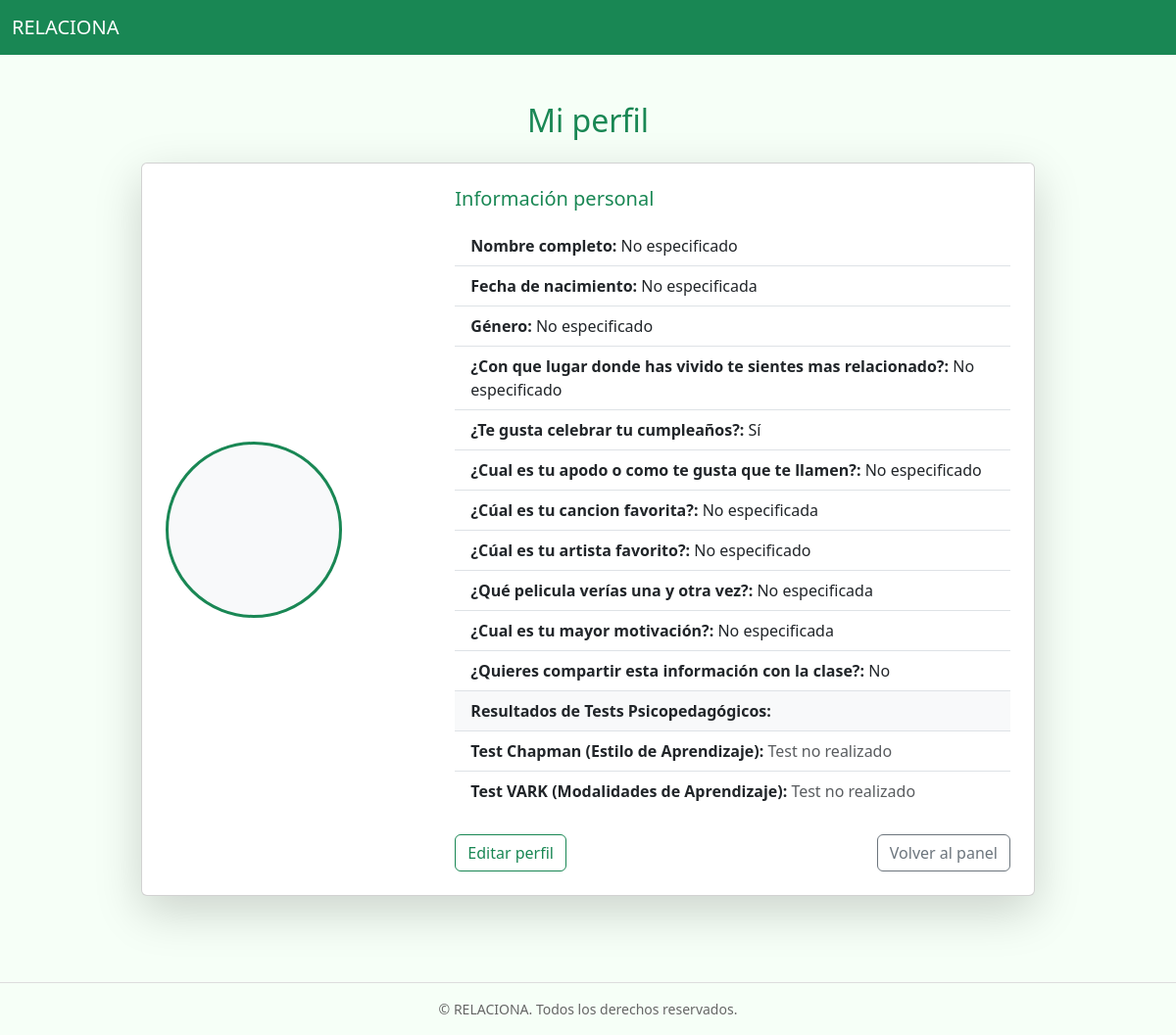
Page /accounts/alumno/perfil/ (signed in) on the committed database.
### accounts/models.py (models this page shows, shortened)
class UserProfile(AbstractUser):
    ROLE_CHOICES = (
        ('student', 'Alumno'),
        ('teacher', 'Profesor')
    )
    GENDER_CHOICES = (
        ('male', 'Masculino'),
        ('female', 'Femenino'),
        ('other', 'Otro')
    )
    role = models.CharField(max_length=10, choices=ROLE_CHOICES, default='student')
    full_name = models.CharField(max_length=100, blank=True, null=True, verbose_name="Nombre completo")
    profile_picture = CloudinaryField('image', blank=True, null=True)
    date_of_birth = models.DateField(null=True, blank=True)
    gender = models.CharField(max_length=10, choices=GENDER_CHOICES, blank=True, null=True)
    nickname = models.CharField(max_length=50, blank=True, null=True)
    residence_area = models.CharField(max_length=100, blank=True, null=True)
    celebrate_birthday = models.BooleanField(default=True)
    learning_style = models.CharField(max_length=100, blank=True, null=True)
    emotional_reinforcement = models.CharField(max_length=100, blank=True, null=True)
    favorite_song = models.CharField(max_length=100, blank=True, null=True)
    favorite_artist = models.CharField(max_length=100, blank=True, null=True)
    favorite_movie = models.CharField(max_length=100, blank=True, null=True)
    motivation = models.TextField(blank=True, null=True)
    share_with_class = models.BooleanField(default=False)

### accounts/views.py (the view)
# urls.py: path('alumno/perfil/', views.view_student_profile, name='view_student_profile'),
@login_required
def view_student_profile(request):
    if request.user.role != 'student':
        return redirect('login')  # o redirigir a otro sitio si no es alumno, cambiar mas adelante
    return render(request, 'accounts/view_profile.html', {
        'user': request.user
    })

### accounts/templates/accounts/view_profile.html (shortened to what this page needs)
{% extends "base.html" %}
{% block content %}
<div class="container py-4">
  <h2 class="mb-4 text-success text-center">Mi perfil</h2>
  <div class="card shadow-lg p-4">
    <div class="row g-4 align-items-center">
      <div class="col-md-4 text-center">
        {% if user.profile_picture %}
          <img src="{{ user.profile_picture.url }}" alt="Foto de perfil" class="rounded-circle img-fluid border border-success" style="max-width: 180px;">
        {% else %}
          <div class="bg-light rounded-circle d-inline-block d-flex align-items-center justify-content-center" style="width: 180px; height: 180px; border: 3px solid #198754;">
          </div>
        {% endif %}
      </div>
      <div class="col-md-8">
        <h5 class="mb-3 text-success">Información personal</h5>
        <ul class="list-group list-group-flush">
          <li class="list-group-item"><strong>Nombre completo:</strong> {{ user.full_name|default:"No especificado" }}</li>
          <li class="list-group-item"><strong>Fecha de nacimiento:</strong> {{ user.date_of_birth|default:"No especificada" }}</li>
          <li class="list-group-item"><strong>Género:</strong> {{ user.get_gender_display|default:"No especificado" }}</li>
          <li class="list-group-item"><strong>¿Con que lugar donde has vivido te sientes mas relacionado?:</strong> {{ user.residence_area|default:"No especificado" }}</li>
          <li class="list-group-item"><strong>¿Te gusta celebrar tu cumpleaños?:</strong> {{ user.celebrate_birthday|yesno:"Sí,No" }}</li>
          <li class="list-group-item"><strong>¿Cual es tu apodo o como te gusta que te llamen?:</strong> {{ user.nickname|default:"No especificado" }}</li>
          <li class="list-group-item"><strong>¿Cúal es tu cancion favorita?:</strong> {{ user.favorite_song|default:"No especificada" }}</li>
          <li class="list-group-item"><strong>¿Cúal es tu artista favorito?:</strong> {{ user.favorite_artist|default:"No especificado" }}</li>
          <li class="list-group-item"><strong>¿Qué pelicula verías una y otra vez?:</strong> {{ user.favorite_movie|default:"No especificada" }}</li>
          <li class="list-group-item"><strong>¿Cual es tu mayor motivación?:</strong> {{ user.motivation|default:"No especificada" }}</li>
          <li class="list-group-item"><strong>¿Quieres compartir esta información con la clase?:</strong> {{ user.share_with_class|yesno:"Sí,No" }}</li>
          <li class="list-group-item bg-light">
            <strong>Resultados de Tests Psicopedagógicos:</strong>
          </li>
          <li class="list-group-item">
            <strong>Test Chapman (Estilo de Aprendizaje):</strong>
            {% if user.chapman_result %}
              <span class="badge bg-primary">{{ user.chapman_result }}</span>
            {% else %}
              <span class="text-muted">Test no realizado</span>
            {% endif %}
          </li>
          <li class="list-group-item">
            <strong>Test VARK (Modalidades de Aprendizaje):</strong>
            {% if user.vark_result %}
              <span class="badge bg-success">{{ user.vark_result }}</span>
            {% else %}
              <span class="text-muted">Test no realizado</span>
            {% endif %}
          </li>
        </ul>
        <div class="mt-4 d-flex justify-content-between">
          <a href="{% url 'edit_student_profile' %}" class="btn btn-outline-success">Editar perfil</a>
          <a href="{% url 'student_home' %}" class="btn btn-outline-secondary">Volver al panel</a>
        </div>
      </div>
    </div>
  </div>
</div>
{% endblock %}

### templates/base.html (style rules this page uses)
:root { --bs-primary: #198754; }
body { background-color: #f6fff7; font-family: 'Segoe UI', sans-serif; }
.container { max-width: 960px; }

### rows in the picture
UserProfile: full_name "No especificado", date_of_birth "No especificada", gender "No especificado", residence_area "No especificado", celebrate_birthday "Sí", nickname "No especificado", favorite_song "No especificada", favorite_artist "No especificado", favorite_movie "No especificada", motivation "No especificada", share_with_class "No"
